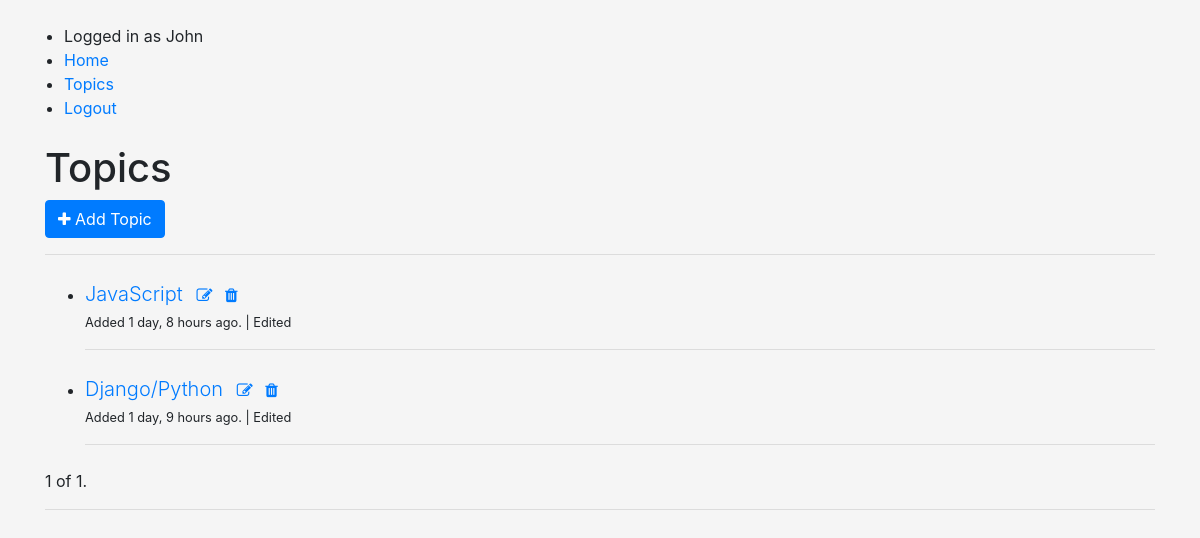
Page /topics/ (signed in) on the earlier database version.
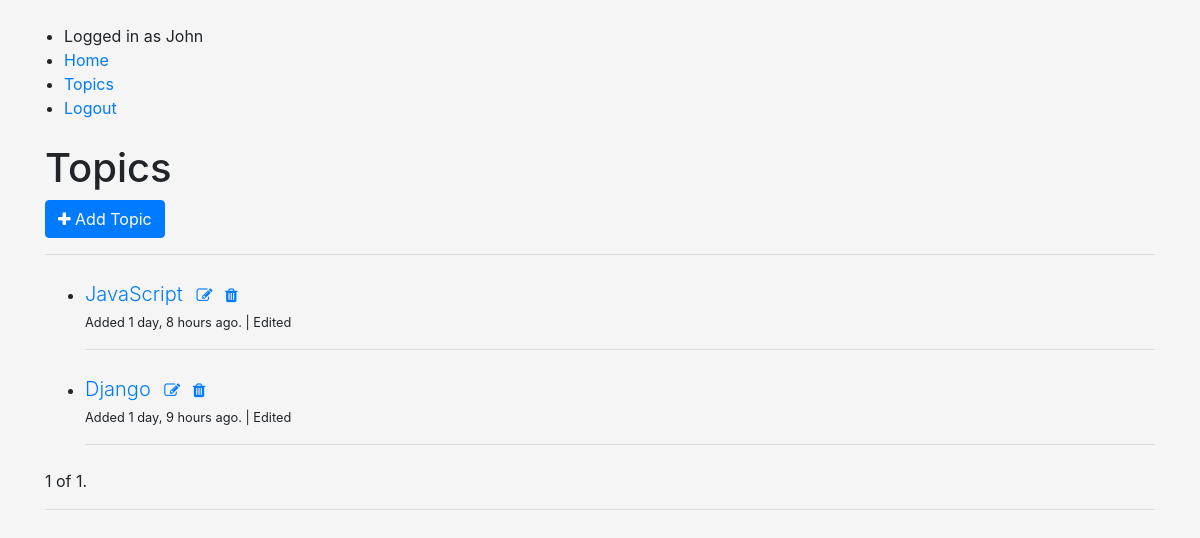
Same page on the later database version.
### learning_logs/models.py (models this page shows, shortened)
class Topic(models.Model):
	owner = models.ForeignKey(User, on_delete=models.CASCADE)
	topic_name = models.CharField(max_length=60)
	date_added = models.DateTimeField(auto_now_add=True)
	topic_description = models.TextField(max_length=80, blank=True, null=True)
	class Meta:
		ordering = ['-date_added']
	def __str__(self):
		return self.topic_name

### learning_logs/views.py (the view)
# urls.py: path("topics/", views.TopicsList.as_view(), name="topics"),
class TopicsList(LoginRequiredMixin, generic.ListView):
	model = Topic
	template_name = 'learning_logs/topics.html'
	paginate_by = 5
	def get_queryset(self):
		topic_host = Topic.objects.filter(owner=self.request.user)
		return topic_host

### learning_logs/templates/learning_logs/topics.html (shortened to what this page needs)
{% extends 'learning_logs/base.html' %}
{% block content %}
	<h1>Topics </h1>
	<a href="{% url 'add-topic' %}" class="btn btn-primary"> <i class="fa fa-plus"></i> Add Topic</a>
<hr>
	<ul>
		{% for topic in object_list %}
		<li class="my-4">
			<span class="lead"><a href="{% url 'topic-detail' topic.id %}"> {{ topic }}</a> </span>
			<a href="{% url 'update-topic' topic.id %}" class="m-2">
				<i class="fa fa-edit"></i>
			</a>
			<a href="{% url 'delete-topic' topic.id %}">
				<i class="fa fa-trash"></i>
			</a>
			<p><small>Added {{topic.date_added|timesince}} ago. | Edited {{ topic.time_edited }}</small></p>
			<hr>
		</li>
		{% empty %}
		<li>No topics to show. Add new topics, and they will show here. </li>
		{% endfor %}
	</ul>
		<div class="pagination">
			<span class="step-links">
				<span class="current">
					{{ page_obj.number }} of {{ page_obj.paginator.num_pages }}.
				</span>
			</span>
		</div>
		<hr>
{% endblock content %}

Differences in the rows shown:
changed Topic: topic_name "Django/Python" → "Django"
